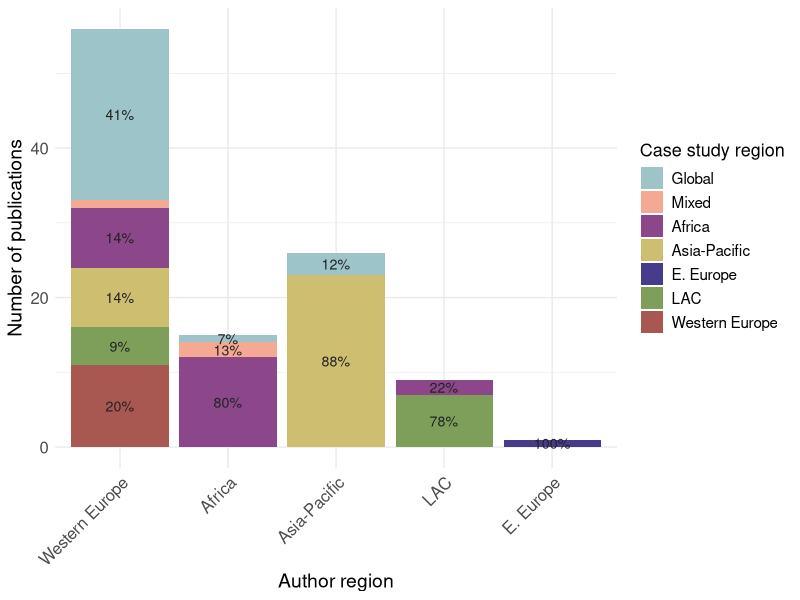

Source code (R):
# ==============================================================================
# Figure 2 - Author Region vs. Case Study Region Distribution
# ==============================================================================

# 1. Load required libraries
library(ggplot2)
library(dplyr)
library(forcats)

# 2. Load original dataset
datos <- read.csv("data/data_freq_unigrams.csv", encoding = "UTF-8")

# 3. Data cleaning and standardization of regional names
datos_geo <- datos %>%
  mutate(
    # Recoding Author Region
    Geopol_c_a = case_when(
      Geopol_c_a == "Western European and other States" ~ "Western Europe",
      Geopol_c_a == "Asia-Pacific States"               ~ "Asia-Pacific",
      Geopol_c_a == "African States"                    ~ "Africa",
      Geopol_c_a == "Latin American and Caribbean States" ~ "LAC",
      Geopol_c_a == "Eastern European States"           ~ "E. Europe",
      TRUE ~ as.character(Geopol_c_a)
    ),
    
    # Recoding Case Study Region
    C_study_geo = case_when(
      grepl("/", C_study_geo)                            ~ "Mixed",
      tolower(C_study_geo) == "global"                   ~ "Global",
      C_study_geo == "Western European and other States" ~ "Western Europe",
      C_study_geo == "Asia-Pacific States"               ~ "Asia-Pacific",
      C_study_geo == "African States"                    ~ "Africa",
      C_study_geo == "Latin American and Caribbean States" ~ "LAC",
      C_study_geo == "Eastern European States"           ~ "E. Europe",
      TRUE ~ as.character(C_study_geo)
    )
  )

# 4. Grouping and proportion calculations for labels
df_bar <- datos_geo %>%
  group_by(Geopol_c_a, C_study_geo) %>%
  summarise(n = n(), .groups = "drop") %>%
  group_by(Geopol_c_a) %>%
  mutate(
    prop = n / sum(n),
    # Generate label with percentage if it accounts for more than 5% of the total bar
    label = ifelse(prop > 0.05, paste0(round(prop * 100), "%"), "")
  ) %>%
  ungroup() %>%
  filter(!is.na(Geopol_c_a) & !is.na(C_study_geo))

# 5. Factor formatting and stacking order
df_bar_mod <- df_bar %>%
  mutate(
    # Normalize names for consistency
    Geopol_c_a  = recode(as.character(Geopol_c_a), "W. Europe & Others" = "Western Europe"),
    C_study_geo = recode(as.character(C_study_geo), "W. Europe & Others" = "Western Europe"),
    
    # Order X-axis bars from highest to lowest total number of publications
    Geopol_c_a  = fct_infreq(Geopol_c_a),
    
    # Define exact stacking hierarchy in bars (from top to bottom)
    C_study_geo = factor(C_study_geo, levels = c(
      "Global",         # 1st top (Haze gray)
      "Mixed",          # 2nd top (Pastel salmon)
      "Africa",         # Localized regions
      "Asia-Pacific",
      "E. Europe",
      "LAC",
      "Western Europe"  # Bar base
    ))
  ) %>%
  arrange(desc(C_study_geo))

# 6. Definition of the map/region color palette
mapa_colors_updated <- c(
  "Western Europe" = "#A85751",
  "E. Europe"      = "#473C8B",
  "LAC"            = "#7E9F59",
  "Africa"         = "#8B4789",
  "Asia-Pacific"   = "#CDbe70",
  "Global"         = "#9DC4C9",
  "Mixed"          = "#F3A993"
)

# 7. Figure 2 generation (ggplot2)
figura_2 <- ggplot(df_bar_mod, 
                   aes(x = Geopol_c_a, 
                       y = n, 
                       fill = C_study_geo)) +
  
  geom_bar(stat = "identity") + 
  
  geom_text(aes(label = label),
            position = position_stack(vjust = 0.5), 
            size = 3.6,
            color = "#222222") + 
  
  scale_fill_manual(values = mapa_colors_updated) + 
  
  labs(
    x = "Author region",
    y = "Number of publications",
    fill = "Case study region"
  ) +
  
  theme_minimal() +
  theme(
    axis.text.x  = element_text(angle = 45, hjust = 1, size = 12),
    axis.text.y  = element_text(size = 12),
    axis.title   = element_text(size = 14),
    legend.title = element_text(size = 13),
    legend.text  = element_text(size = 11)
  )

# Display figure in console
print(figura_2)
